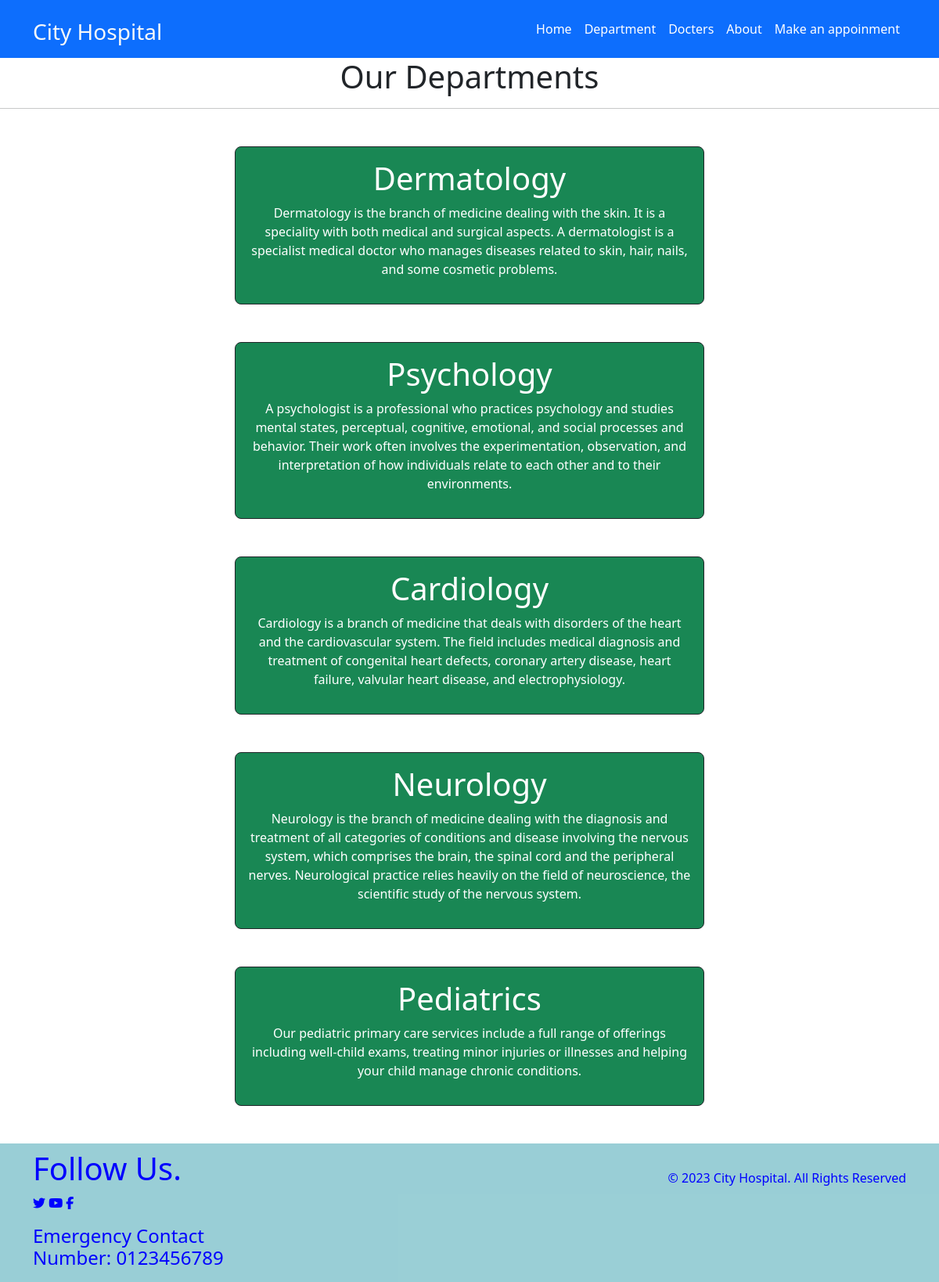
Page /department/ on the committed database.
### myapp/models.py (models this page shows, shortened)
class Deparetment(models.Model):
    dep_name=models.CharField(max_length=200)
    dep_discription=models.TextField()

### myapp/views.py (the view)
# urls.py: path('department/',views.DepartmentView.as_view(),name="department"),
class DepartmentView(View):
    def get(self,request,*args,**kwargs):
        dic_dept={
            'dept':Deparetment.objects.all()
        }
        return render(request,'department.html',dic_dept)

### myapp/templates/department.html (shortened to what this page needs)
{%extends 'base.html'%}
{%block body_block%}
<h1 class="text-center">Our Departments</h1>
<hr>
{% for d in dept %}
<div class="mx-auto w-50 bg-success text-center text-white p-3 my-5  border border-dark rounded-3">
    <h1>{{d.dep_name}}</h1>
    <p>{{d.dep_discription}}</p>
</div>
{% endfor %}
{%endblock%}

### rows in the picture
Deparetment: dep_name "Dermatology", dep_discription "Dermatology is the branch of medicine dealing with the skin. It is a speciality with both medical and surgical aspects. A dermatologist is a specialist medical doctor who manages diseases related to skin, hair, nails, and some cosmetic problems."
Deparetment: dep_name "Psychology", dep_discription "A psychologist is a professional who practices psychology and studies mental states, perceptual, cognitive, emotional, and social processes and behavior. Their work often involves the experimentation, observation, and interpretation of how individuals relate to each other and to their environments."
Deparetment: dep_name "Cardiology", dep_discription "Cardiology is a branch of medicine that deals with disorders of the heart and the cardiovascular system. The field includes medical diagnosis and treatment of congenital heart defects, coronary artery disease, heart failure, valvular heart disease, and electrophysiology."
Deparetment: dep_name "Neurology", dep_discription "Neurology is the branch of medicine dealing with the diagnosis and treatment of all categories of conditions and disease involving the nervous system, which comprises the brain, the spinal cord and the peripheral nerves. Neurological practice relies heavily on the field of neuroscience, the scientific study of the nervous system."
Deparetment: dep_name "Pediatrics", dep_discription "Our pediatric primary care services include a full range of offerings including well-child exams, treating minor injuries or illnesses and helping your child manage chronic conditions."
